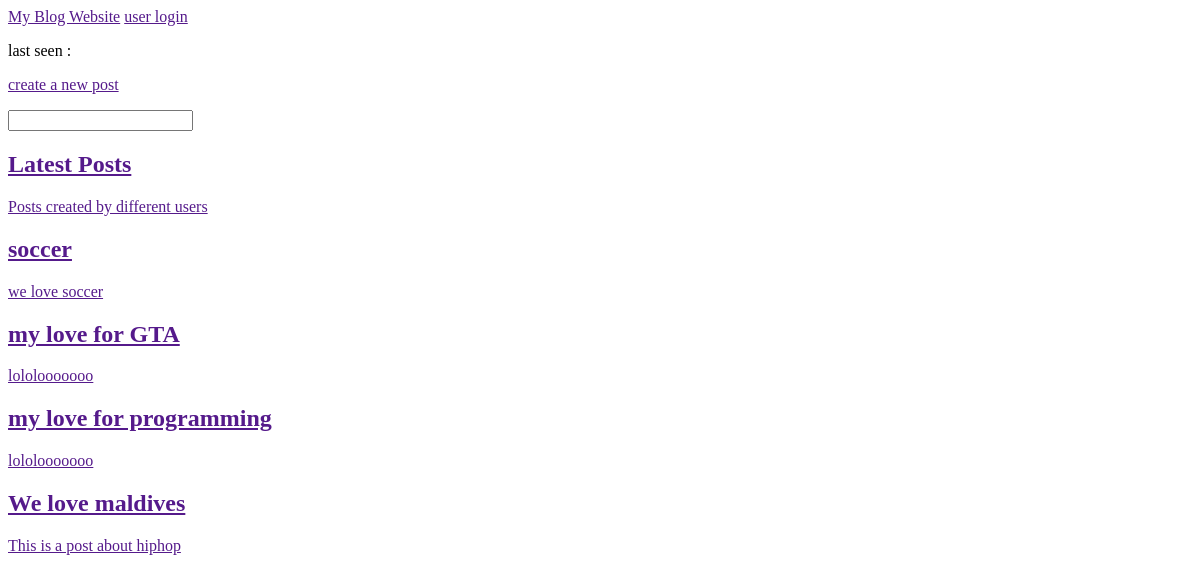
Page /homepage on the earlier database version.
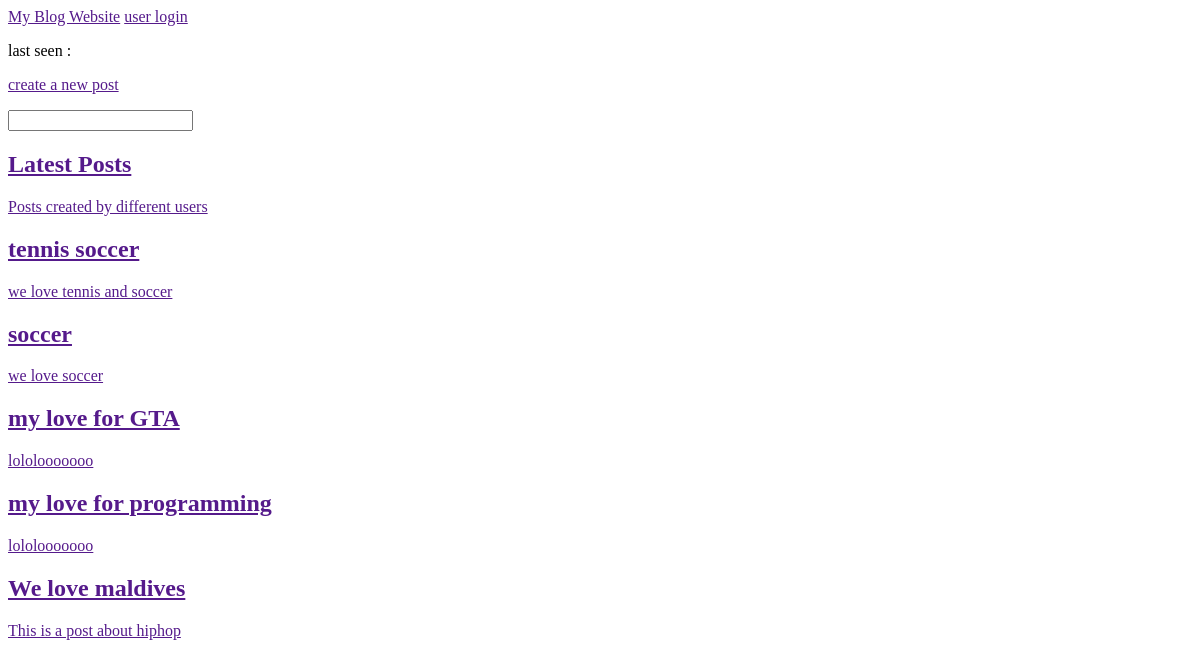
Same page on the later database version.
### blog.py (models this page shows)
class Post(db.Model):
    id = db.Column(db.Integer, primary_key=True)
    title = db.Column(db.String, nullable=False)
    content = db.Column(db.String, nullable=False)
    date_posted = db.Column(db.DateTime, default=datetime.utcnow, nullable=False)
    user_id = db.Column(db.Integer, nullable=False)

### blog.py (the view)
@app.route('/homepage')
def home():
    user_blogs = Post.query.order_by(Post.id.desc()).all()
    return render_template("index.html",blogs=user_blogs)

### templates/index.html (shortened to what this page needs)
<!DOCTYPE html>
<html lang="en">
<head>
</head>
<body>
    <container>
        <nav>
            <a href="">My Blog Website</a>
            <a href="">user login</a>
            <p>last seen : </p>
            <a href="">create a new post </p>
            <form action="" method="post">
                <input type="text" id="search" name="search">
            </form>
        </nav>
        <main>
            <h2>Latest Posts</h2>
            <p>Posts created by different users</p>
            {% for blog in blogs %}
            <article>
            <h2>{{blog.title}}</h2>
            <p>{{blog.content}}</p>
            </article>
            {% endfor %}
        </main>
    </container>
</body>
</html>

Differences in the rows shown:
added Post: title "tennis soccer", content "we love tennis and soccer"
